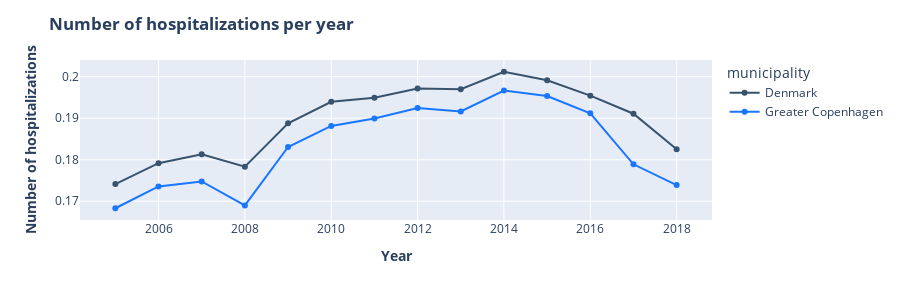

Source (notebook cell):
### Code cell
# Group the data by 'year' and 'municipality', then calculate the sum of 'weighted_hospitalizations_mun' for each group
df_hosp_times = df_cop_dk.groupby(['year', 'municipality'])['weighted_hospitalizations_mun'].sum().reset_index(name='count')

# Create a line chart using Plotly Express, with 'year' on the x-axis, 'count' on the y-axis, and colored by 'municipality'
fig = px.line(df_hosp_times, x='year', y='count', color='municipality', markers=True, width=900, height=300)  # Adding markers to the line plot for better visibility of data points

# update line colors to rgb(55, 83, 109) for Denmark and rgb(26, 118, 255) for Greater Copenhagen
fig.update_traces(line_color='rgb(55, 83, 109)', selector=dict(name='Denmark'))
fig.update_traces(line_color='rgb(26, 118, 255)', selector=dict(name='Greater Copenhagen'))

# Edit the layout
fig.update_layout(title='<b> Number of hospitalizations per year <b>',
                   xaxis_title='<b>Year<b>',
                   yaxis_title='<b>Number of hospitalizations<b>')

fig.show()

### Figure 1 — Plotly figure (JSON) as saved in the notebook; plotly's stock layout.template omitted (floating-point values rounded to 4 significant figures)
{"data": [{"hovertemplate": "municipality=Denmark<br>year=%{x}<br>count=%{y}<extra></extra>", "legendgroup": "Denmark", "line": {"color": "rgb(55, 83, 109)", "dash": "solid"}, "marker": {"symbol": "circle"}, "mode": "lines+markers", "name": "Denmark", "orientation": "v", "showlegend": true, "type": "scatter", "x": [2005, 2006, 2007, 2008, 2009, 2010, 2011, 2012, 2013, 2014, 2015, 2016, 2017, 2018], "xaxis": "x", "y": [0.1741, 0.1792, 0.1813, 0.1783, 0.1888, 0.1939, 0.1949, 0.1971, 0.197, 0.2012, 0.1991, 0.1954, 0.1911, 0.1825], "yaxis": "y"}, {"hovertemplate": "municipality=Greater Copenhagen<br>year=%{x}<br>count=%{y}<extra></extra>", "legendgroup": "Greater Copenhagen", "line": {"color": "rgb(26, 118, 255)", "dash": "solid"}, "marker": {"symbol": "circle"}, "mode": "lines+markers", "name": "Greater Copenhagen", "orientation": "v", "showlegend": true, "type": "scatter", "x": [2005, 2006, 2007, 2008, 2009, 2010, 2011, 2012, 2013, 2014, 2015, 2016, 2017, 2018], "xaxis": "x", "y": [0.1683, 0.1735, 0.1748, 0.169, 0.1831, 0.1881, 0.1899, 0.1924, 0.1916, 0.1967, 0.1954, 0.1912, 0.1789, 0.1739], "yaxis": "y"}], "layout": {"height": 300, "legend": {"title": {"text": "municipality"}, "tracegroupgap": 0}, "margin": {"t": 60}, "title": {"text": "<b> Number of hospitalizations per year <b>"}, "width": 900, "xaxis": {"anchor": "y", "domain": [0, 1], "title": {"text": "<b>Year<b>"}}, "yaxis": {"anchor": "x", "domain": [0, 1], "title": {"text": "<b>Number of hospitalizations<b>"}}}}
